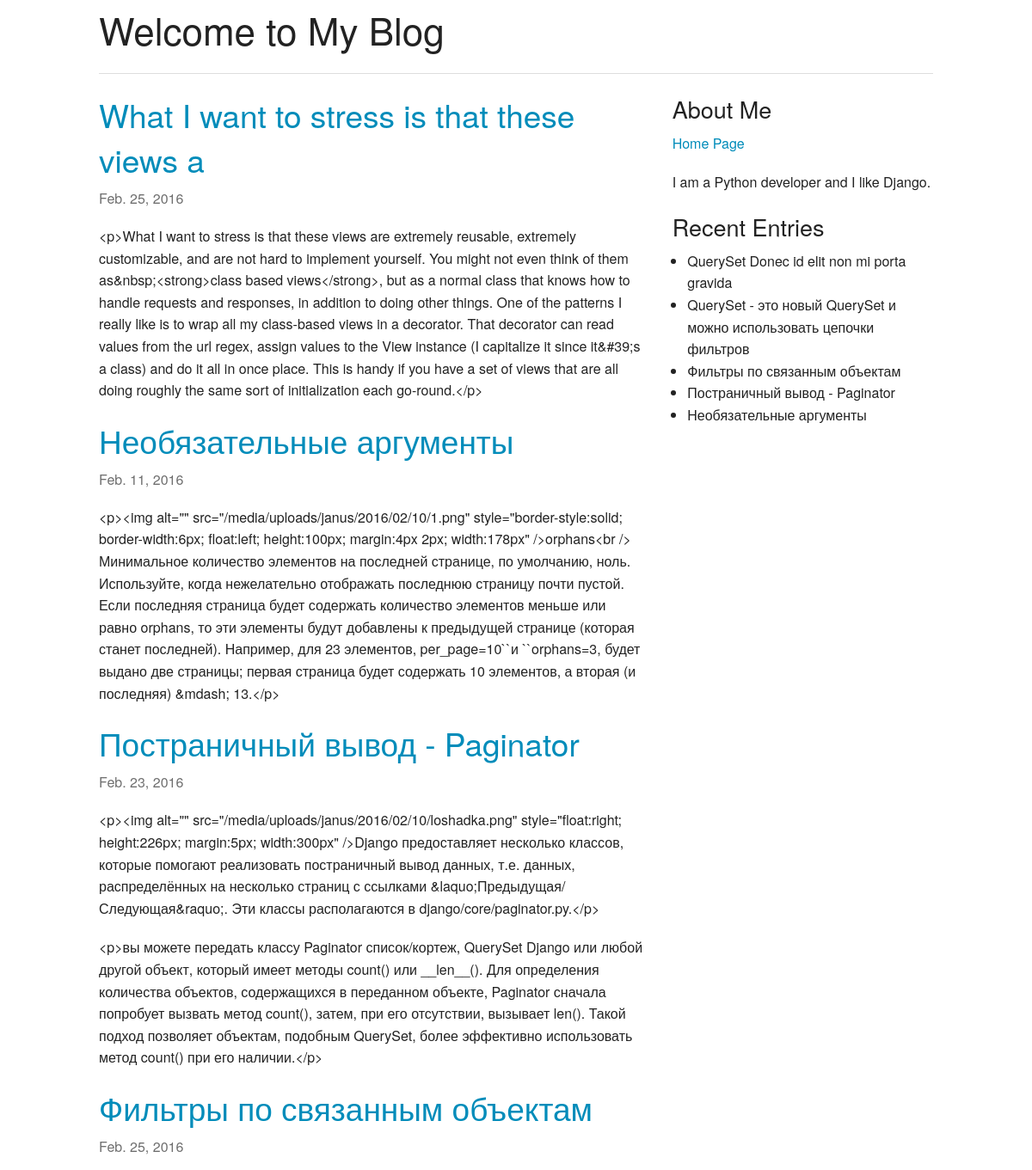
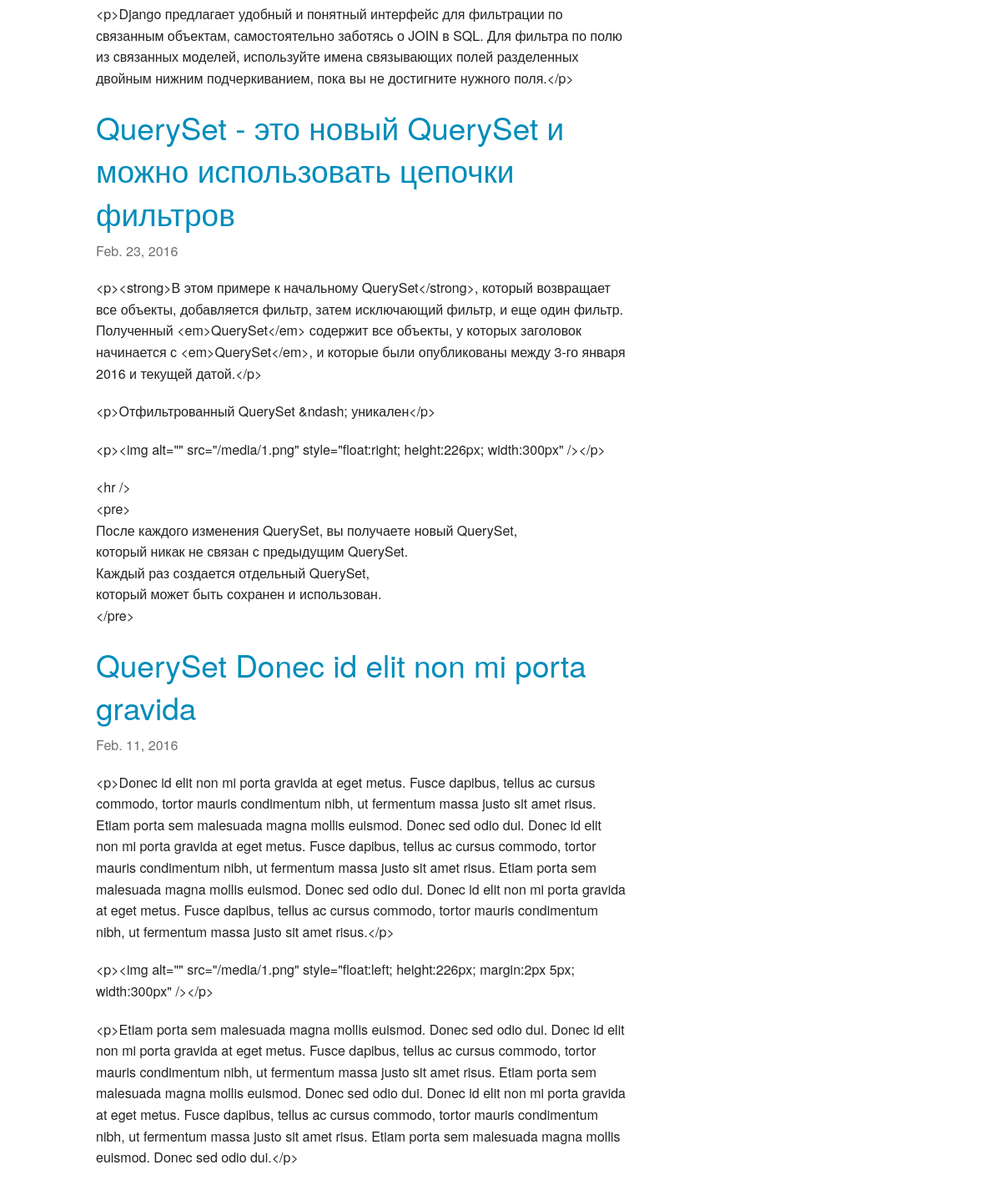
The page /blog/news/ on the database its author committed (2 pictures, top to bottom).
### blog/models.py (models this page shows, shortened)
@python_2_unicode_compatible
class Article(models.Model):
    ARTICLE_STATUS = (
        ('D', 'Not Reviewed'),
        ('P', 'Published'),
        ('E', 'Expired'),
    )
    title = models.CharField(max_length=100, unique=True)
    slug = models.SlugField(max_length=100, unique=True, verbose_name='slug')
    status = models.IntegerField(default=0)
    content = models.TextField()
    status = models.CharField(max_length=1, choices=ARTICLE_STATUS, default='D')
    category = models.ForeignKey(Category, verbose_name="the related category")
    tags = models.ManyToManyField(Tag, verbose_name="the related tags", related_name="keyword_set", blank=True)
    views = models.IntegerField(default=0)
    publish_date = models.DateTimeField(auto_now=True, editable=False, help_text="Please use the following format: <em>YYYY-MM-DD</em>.")
    created_date = models.DateTimeField(auto_now_add=True, editable=False)
    def was_published_recently(self):
        return self.publish_date >= timezone.now() - datetime.timedelta(days=1)
    was_published_recently.admin_order_field = 'publish_date'
    was_published_recently.boolean = True
    was_published_recently.short_description = 'Published recently?'
    def get_absolute_url(self):
        kwargs = {'year': self.created_date.year,
                  'month': self.created_date.month,
                  'day': self.created_date.day,
                  'slug': self.slug,
                  'pk': self.pk}
        return reverse('blog:entry_detail', kwargs=kwargs)

### blog/views.py (the view)
class HomeView(ListView):
    template_name = 'blog/news.html'
    queryset = Article.objects.order_by('-created_date')

### blog/templatetags/blog_tags.py (called while the page is built)
@register.inclusion_tag('blog/_entry_history.html')
def entry_history():
    entries = Article.objects.all()[:5]
    return {'entries': entries}

### templates/blog/news.html
{% extends "news.html" %}
{% block content %}
    {% for article in article_list %}
        {% include "blog/_entry.html" with article=article only %}
    {% empty %}
        <p>No blog entries yet.</p>
    {% endfor %}
{% endblock content %}

### templates/blog/_entry.html (shortened to what this page needs)
<article>
    <h2><a href="{{ article.get_absolute_url }}">{{ article.title }}</a></h2>
    <p class="subheader">
        <time>{{ article.publish_date|date }}</time>
    </p>
    {{ article.content|linebreaks }}
</article>

### templates/blog/_entry_history.html
<ul>
    {% for entry in entries %}
        <li>{{ entry.title }}</li>
    {% empty %}
        <li>No recent entries</li>
    {% endfor %}
</ul>

### rows shown on the page
Article: title "What I want to stress is that these views a", publish_date "Feb. 25, 2016", content "<p>What I want to stress is that these views are extremely reusable, extremely customizable, and are not hard to implement yourself. You might not even think of them as&nbsp;<strong>class based views</strong>, but as a normal class that knows how to handle requests and responses, in addition to doing other things. One of the patterns I really like is to wrap all my class-based views in a decorator. That decorator can read values from the url regex, assign values to the View instance (I capitalize it since it&#39;s a class) and do it all in once place. This is handy if you have a set of views that are all doing roughly the same sort of initialization each go-round.</p>"
Article: title "Необязательные аргументы", publish_date "Feb. 11, 2016", content "<p><img alt=\"\" src=\"/media/uploads/janus/2016/02/10/1.png\" style=\"border-style:solid; border-width:6px; float:left; height:100px; margin:4px 2px; width:178px\" />orphans<br /> Минимальное количество элементов на последней странице, по умолчанию, ноль. Используйте, когда нежелательно отображать последнюю страницу почти пустой. Если последняя страница будет содержать количество элементов меньше или равно orphans, то эти элементы будут добавлены к предыдущей странице (которая станет последней). Например, для 23 элементов, per_page=10``и ``orphans=3, будет выдано две страницы; первая страница будет содержать 10 элементов, а вторая (и последняя) &mdash; 13.</p>"
Article: title "Постраничный вывод - Paginator", publish_date "Feb. 23, 2016", content "<p><img alt=\"\" src=\"/media/uploads/janus/2016/02/10/loshadka.png\" style=\"float:right; height:226px; margin:5px; width:300px\" />Django предоставляет несколько классов, которые помогают реализовать постраничный вывод данных, т.е. данных, распределённых на несколько страниц с ссылками &laquo;Предыдущая/Следующая&raquo;. Эти классы располагаются в django/core/paginator.py.</p> <p>вы можете передать классу Paginator список/кортеж, QuerySet Django или любой другой объект, который имеет методы count() или __len__(). Для определения количества объектов, содержащихся в переданном объекте, Paginator сначала попробует вызвать метод count(), затем, при его отсутствии, вызывает len(). Такой подход…"
Article: title "Фильтры по связанным объектам", publish_date "Feb. 25, 2016", content "<p>Django предлагает удобный и понятный интерфейс для фильтрации по связанным объектам, самостоятельно заботясь о JOIN в SQL. Для фильтра по полю из связанных моделей, используйте имена связывающих полей разделенных двойным нижним подчеркиванием, пока вы не достигните нужного поля.</p>"
Article: title "QuerySet - это новый QuerySet и можно использовать цепочки фильтров", publish_date "Feb. 23, 2016", content "<p><strong>В этом примере к начальному QuerySet</strong>, который возвращает все объекты, добавляется фильтр, затем исключающий фильтр, и еще один фильтр. Полученный <em>QuerySet</em> содержит все объекты, у которых заголовок начинается с <em>QuerySet</em>, и которые были опубликованы между 3-го января 2016 и текущей датой.</p> <p>Отфильтрованный QuerySet &ndash; уникален</p> <p><img alt=\"\" src=\"/media/1.png\" style=\"float:right; height:226px; width:300px\" /></p> <hr /> <pre> После каждого изменения QuerySet, вы получаете новый QuerySet, который никак не связан с предыдущим QuerySet. Каждый раз создается отдельный QuerySet, который может быть сохранен и использован. </pre>"
Article: title "QuerySet Donec id elit non mi porta gravida", publish_date "Feb. 11, 2016", content "<p>Donec id elit non mi porta gravida at eget metus. Fusce dapibus, tellus ac cursus commodo, tortor mauris condimentum nibh, ut fermentum massa justo sit amet risus. Etiam porta sem malesuada magna mollis euismod. Donec sed odio dui. Donec id elit non mi porta gravida at eget metus. Fusce dapibus, tellus ac cursus commodo, tortor mauris condimentum nibh, ut fermentum massa justo sit amet risus. Etiam porta sem malesuada magna mollis euismod. Donec sed odio dui. Donec id elit non mi porta gravida at eget metus. Fusce dapibus, tellus ac cursus commodo, tortor mauris condimentum nibh, ut fermentum massa justo sit amet risus.</p> <p><img alt=\"\" src=\"/media/1.png\" style=\"float:left;…"
